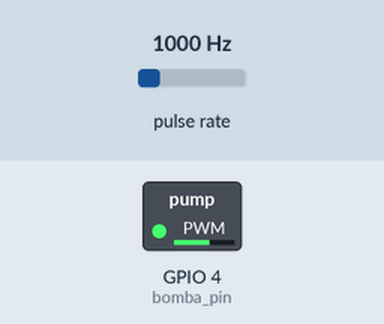
Simulated run of this sketch. Board: ESP32. Parts: switched loads named in the sketch (green lamp = pin HIGH). Wiring (inferred from the names in the program): pulse sensor: data GPIO 2. The inputs (shaded band) are chosen by the test bench; at power-on: pulse rate 1000 Hz. What the sketch prints to the serial monitor is not drawn.

Above: at 0.1 s.
At 0.6 s:
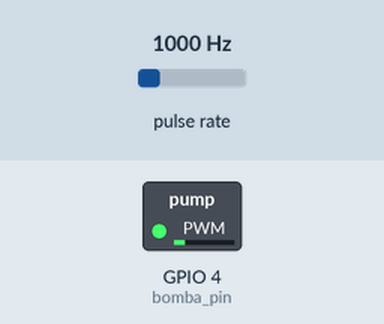
Timing chart, 0 to 2.1 s (numbered marks = the images above):
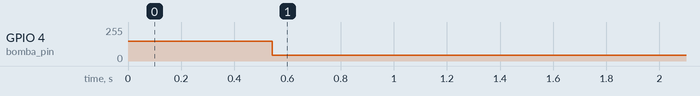

The sketch:

WFC_Arduino_PID.ino
```cpp
// =====================
// Configurações Fixas
// =====================

// Pino de entrada do sensor de fluxo
const int sensor_pin = 2;

// Pino de controle do PWM da bomba (saída)
const int bomba_pin = 4;

// Número do canal PWM utilizado pelo ESP32 (0 a 15)
const int canal_pwm = 0;

// Frequência do sinal PWM em Hz (adequada à bomba)
const int freq_pwm = 1000;

// Resolução do PWM em bits (8 bits → duty de 0 a 255)
const int resolucao = 8;

// Fator de calibração para converter a frequência lida do sensor para valor real em Hz
const float FATOR_CALIBRACAO = 0.86;

// =====================
// Parâmetros do Sistema (Ajuste Aqui)
// =====================

// Período de amostragem do controlador (em milissegundos)
const int Ts = 30;

// Valor desejado do fluxo (em L/min)
byte SETPOINT = 3;

// Ganhos do controlador PID (ajustados por tentativa ou método de sintonia)
// Kp: Ganho proporcional
const float Kp = 28;

// Ki: Ganho integral → já ajustado com o tempo de amostragem Ts
const float Ki = 89.34 * Ts/1000 ;

// Kd: Ganho derivativo
const float Kd = 0.525;

// Valor inicial de duty cycle para garantir que a bomba parta com força suficiente (kickstart)
const int KICKSTART_DUTY = 150; // ~59% com resolução de 8 bits

// Duração do kickstart em milissegundos
const int KICKSTART_DURATION = 500;

// Duty mínimo permitido após o kickstart (protege contra valores muito baixos que não movimentam a bomba)
const int DUTY_MINIMO = 45; // ~18%

// =====================
// Variáveis do Sistema
// =====================

// Armazena o timestamp do último pulso detectado (em microssegundos)
volatile unsigned long ultimoPulso = 0;

// Armazena a frequência calculada a partir dos pulsos (Hz)
volatile float frequenciaAtual = 0;

// Delay de debounce para evitar múltiplas contagens por pulso
const unsigned long debounceDelay = 120;

// Controle de tempo entre atualizações do controlador PID
unsigned long lastTime = 0;

// Momento em que o kickstart termina (millis)
unsigned long kickstart_end = 0;

// Indica se o kickstart ainda está ativo
bool kickstart_active = true;

// Parâmetros do filtro de média móvel para suavizar leitura de frequência
const int m = 8;
float freq_amostras[m]; // vetor circular de amostras
int amostra_idx = 0;    // índice atual no vetor de amostras

// =====================
// Interrupção do Sensor
// =====================

// Função de interrupção chamada a cada pulso do sensor (borda de descida)
void IRAM_ATTR pulso_in() {
  unsigned long agora = micros();

  // Verifica se passou tempo suficiente desde o último pulso (debounce)
  if ((agora - ultimoPulso) > debounceDelay) {
    // Calcula a frequência com base no tempo entre pulsos
    frequenciaAtual = 1000000.0 / (agora - ultimoPulso); //10e6 pois "agora" é medido em microssegundos
    ultimoPulso = agora;
  }
}

// =====================
// Setup Inicial
// =====================
void setup() {
  Serial.begin(115200); // Inicializa comunicação serial para monitoramento
  Serial.setTimeout(50); //limita o tempo de espera de caracteres de entrada da serial

  // Configura o PWM da bomba
  ledcSetup(canal_pwm, freq_pwm, resolucao);         // Inicializa canal PWM
  ledcAttachPin(bomba_pin, canal_pwm);               // Associa o canal ao pino físico
  ledcWrite(canal_pwm, KICKSTART_DUTY);              // Aplica kickstart no início

  // Configura pino do sensor e liga a interrupção
  pinMode(sensor_pin, INPUT_PULLUP);
  attachInterrupt(digitalPinToInterrupt(sensor_pin), pulso_in, FALLING);

  // Marca o fim do kickstart
  kickstart_end = millis() + KICKSTART_DURATION;
}

// =====================
// Loop Principal
// =====================
void loop() {
  unsigned long agora = millis();

 // ===============================
  // Leitura do Setpoint via Serial
  // ===============================
  if (Serial.available() > 0) {  //verifica se há dados na serial
    SETPOINT = Serial.parseInt(); //lê caracteres ASCII da serial e converte em um número inteiro
    SETPOINT = constrain(SETPOINT,1,10);  //limita os valores da variável PWM entre 0 a 255
  }

  // Verifica se é hora de fazer nova iteração do controle
  if (agora - lastTime >= Ts) {
    lastTime = agora;

    // ===============================
    // Leitura segura da frequência (com interrupções desabilitadas temporariamente)
    // ===============================
    noInterrupts();
    float freq = frequenciaAtual;
    unsigned long tempo_sem_pulso = micros() - ultimoPulso;
    interrupts();

    // Se passaram mais de 500ms sem pulsos, considera frequência igual a zero
    if (tempo_sem_pulso > 500000) freq = 0;

    // ===============================
    // Filtro de Média Móvel
    // ===============================
    freq_amostras[amostra_idx] = freq;
    amostra_idx = (amostra_idx + 1) % m;

    float freq_media = 0;
    for (int i = 0; i < m; i++) {
      freq_media += freq_amostras[i];
    }
    freq_media /= m;

    // ===============================
    // Calibração da frequência lida
    // ===============================
    float freq_calibrada = freq_media / FATOR_CALIBRACAO;
    float fluxo = freq_calibrada/10;

    // ===============================
    // Controle PID (apenas após o kickstart)
    // ===============================
    if (!kickstart_active) {
      static float erro_anterior = 0;  // Armazena erro anterior para cálculo da derivada
      static float int_erro = 0;       // Soma dos erros para o termo integral

      float erro = SETPOINT - fluxo;

      // Anti-windup: só acumula o erro integral se estiver perto do setpoint
      if (abs(erro) < SETPOINT * 0.6) { // reset do integrador
        int_erro += erro;
      } else {
        int_erro = 0;
      }

      // Calcula termo derivativo com base na diferença entre erros
      float deriv_erro = (erro - erro_anterior) / (Ts / 1000.0);

      // Calcula saída do PID
      float output = Kp * erro + Ki * int_erro - Kd * deriv_erro;

      // Constrange o duty para manter dentro dos limites operacionais
      int duty = constrain(output, DUTY_MINIMO, 255);
      ledcWrite(canal_pwm, duty);

      // Atualiza erro anterior
      erro_anterior = erro;

       // ===============================
      // Envia fluxo para o monitor serial
     // ===============================
    Serial.print(fluxo, 2); // 2 casas decimais
    Serial.print("  ");

    Serial.print(SETPOINT);
    Serial.print("  ");


      // ========== PRINTS DOS TERMOS DO PID ==========
      // Serial.print(erro, 2);

    //   Serial.print(",");
    //   Serial.print(int_erro, 2);

    //   Serial.print(",");
    //   Serial.print(deriv_erro, 2);

    //   Serial.print(",");
    Serial.println(duty);
    }

    // ===============================
    // Verificação do fim do kickstart
    // ===============================
    if (kickstart_active && millis() > kickstart_end) {
      kickstart_active = false;
    }
  }

  // Pequeno delay para reduzir uso de CPU
  delay(1);
}
```

Measured:
- by itself, GPIO 4 (bomba_pin): 149/255 → 45/255 at 0.54 s
